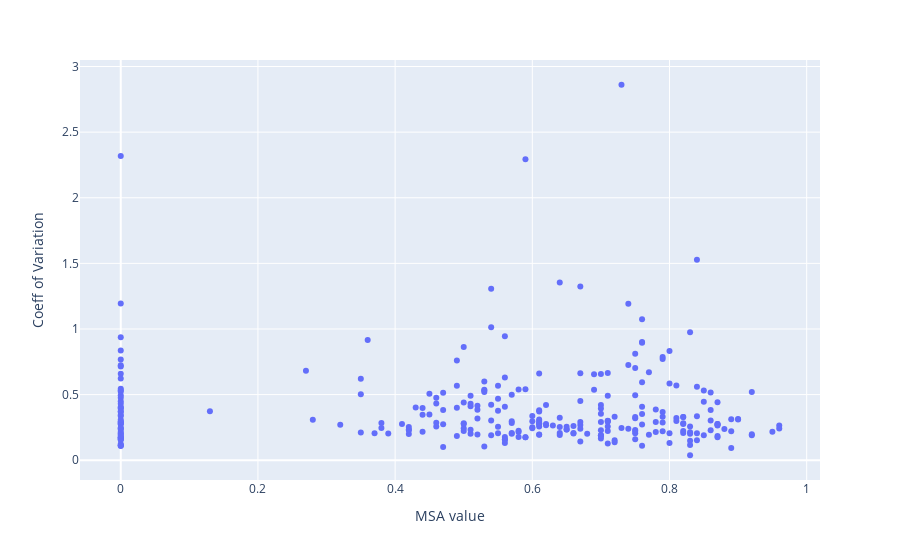

The cell this chart's notebook holds for it:
### Code cell
import plotly.express as px
fig = px.scatter(msa_variance_df, x="MSA value", y="Coeff of Variation")
fig.show()

### Figure 1 — Plotly figure (JSON) as saved in the notebook; plotly's stock layout.template omitted (floating-point values rounded to 4 significant figures; data arrays with more than 128 entries replaced by an {"elided": "..."} marker saying what was removed)
{"data": [{"hovertemplate": "MSA value=%{x}<br>Coeff of Variation=%{y}<extra></extra>", "legendgroup": "", "marker": {"color": "#636efa", "symbol": "circle"}, "mode": "markers", "name": "", "orientation": "v", "showlegend": false, "type": "scatter", "x": {"elided": "276 float values"}, "xaxis": "x", "y": {"elided": "276 float values"}, "yaxis": "y"}], "layout": {"legend": {"tracegroupgap": 0}, "margin": {"t": 60}, "xaxis": {"anchor": "y", "domain": [0, 1], "title": {"text": "MSA value"}}, "yaxis": {"anchor": "x", "domain": [0, 1], "title": {"text": "Coeff of Variation"}}}}
